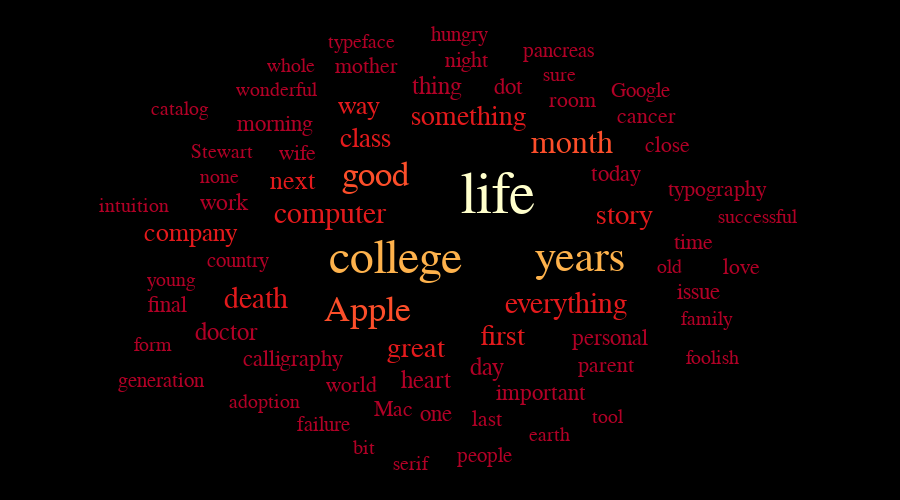

This figure's notebook cell:
### Markdown cell above
Create and plot wordmesh

### Code cell
wm = Wordmesh(text)
wm.plot()

### Figure 1 — Plotly figure (JSON) as saved in the notebook; plotly's stock layout.template omitted (floating-point values rounded to 4 significant figures)
{"data": [{"hoverinfo": "skip", "hovertext": null, "legendgroup": "default_legend", "marker": {"color": "white", "opacity": 0, "size": [43.42, 35.08, 32.22, 26.61, 25.99, 23.39, 22.42, 22.38, 21.98, 21.49, 21.49, 21.17, 20.42, 20.34, 20.13, 19.02, 19.02, 18.58, 18.42, 18.3, 18.03, 17.57, 16.87, 16.85, 16.76, 16.73, 16.73, 16.69, 16.69, 16.68, 16.62, 16.48, 16.42, 16.4, 16.34, 16.32, 16.26, 16.14, 16.11, 16.1, 16.09, 16.04, 15.84, 15.84, 15.77, 15.54, 15.43, 15.29, 15.18, 15.15, 15.08, 15.0, 14.98, 14.94, 14.93, 14.85, 14.72, 14.72, 14.7, 14.67, 14.66, 14.62, 14.58, 14.58, 14.58, 14.55, 14.52, 14.5, 14.5, 14.47], "symbol": "square"}, "mode": "markers+text", "name": "default_legend", "showlegend": false, "text": ["life", "college", "years", "Apple", "good", "month", "death", "everything", "computer", "great", "story", "first", "something", "class", "way", "company", "next", "day", "doctor", "thing", "heart", "work", "one", "dot", "calligraphy", "issue", "today", "personal", "morning", "final", "important", "world", "time", "Mac", "cancer", "room", "last", "typography", "wife", "parent", "love", "close", "night", "mother", "pancreas", "hungry", "country", "failure", "people", "generation", "Google", "typeface", "none", "Stewart", "form", "successful", "tool", "family", "old", "foolish", "whole", "earth", "sure", "catalog", "wonderful", "bit", "adoption", "intuition", "serif", "young"], "textfont": {"color": ["rgb(255,255,204)", "rgb(254,178,76)", "rgb(254,178,76)", "rgb(252,78,42)", "rgb(252,78,42)", "rgb(252,78,42)", "rgb(227,26,28)", "rgb(227,26,28)", "rgb(227,26,28)", "rgb(227,26,28)", "rgb(227,26,28)", "rgb(227,26,28)", "rgb(227,26,28)", "rgb(227,26,28)", "rgb(227,26,28)", "rgb(227,26,28)", "rgb(227,26,28)", "rgb(177,0,38)", "rgb(177,0,38)", "rgb(177,0,38)", "rgb(177,0,38)", "rgb(177,0,38)", "rgb(177,0,38)", "rgb(177,0,38)", "rgb(177,0,38)", "rgb(177,0,38)", "rgb(177,0,38)", "rgb(177,0,38)", "rgb(177,0,38)", "rgb(177,0,38)", "rgb(177,0,38)", "rgb(177,0,38)", "rgb(177,0,38)", "rgb(177,0,38)", "rgb(177,0,38)", "rgb(177,0,38)", "rgb(177,0,38)", "rgb(177,0,38)", "rgb(177,0,38)", "rgb(177,0,38)", "rgb(177,0,38)", "rgb(177,0,38)", "rgb(177,0,38)", "rgb(177,0,38)", "rgb(177,0,38)", "rgb(177,0,38)", "rgb(177,0,38)", "rgb(177,0,38)", "rgb(177,0,38)", "rgb(177,0,38)", "rgb(177,0,38)", "rgb(177,0,38)", "rgb(177,0,38)", "rgb(177,0,38)", "rgb(177,0,38)", "rgb(177,0,38)", "rgb(177,0,38)", "rgb(177,0,38)", "rgb(177,0,38)", "rgb(177,0,38)", "rgb(177,0,38)", "rgb(177,0,38)", "rgb(177,0,38)", "rgb(177,0,38)", "rgb(177,0,38)", "rgb(177,0,38)", "rgb(177,0,38)", "rgb(177,0,38)", "rgb(177,0,38)", "rgb(177,0,38)"], "family": "Courier New, monospace", "size": [59.06, 47.72, 43.83, 36.2, 35.36, 31.82, 30.49, 30.44, 29.91, 29.23, 29.23, 28.8, 27.78, 27.68, 27.39, 25.88, 25.87, 25.28, 25.06, 24.89, 24.53, 23.9, 22.95, 22.93, 22.8, 22.76, 22.76, 22.71, 22.71, 22.69, 22.61, 22.42, 22.34, 22.31, 22.23, 22.21, 22.13, 21.95, 21.91, 21.91, 21.88, 21.81, 21.55, 21.54, 21.46, 21.14, 20.99, 20.8, 20.66, 20.61, 20.51, 20.41, 20.37, 20.32, 20.31, 20.2, 20.03, 20.03, 20.0, 19.95, 19.95, 19.89, 19.84, 19.84, 19.84, 19.8, 19.75, 19.73, 19.72, 19.69]}, "textposition": "centre", "type": "scatter", "x": [35.61, -39.71, 95.26, -60.62, -55.09, 89.43, -142.9, 85.4, -87.98, -24.67, 127.9, 39.09, 13.36, -62.44, -66.7, -191.0, -116.1, 26.95, -164.2, -9.908, -17.46, -166.3, -9.947, 43.21, -115.4, 182.4, 121.8, 117.9, -128.8, -207.3, 66.56, -72.56, 179.3, -41.63, 144.8, 90.3, 27.29, 196.4, -112.3, 114.7, 214.5, 160.1, 11.8, -61.04, 80.28, 6.726, -155.6, -92.76, 25.2, -212.7, 140.2, -64.84, -169.4, -167.4, -218.2, 226.3, 116.1, 188.8, 161.1, 192.7, -116.6, 73.37, 80.69, -198.7, -127.5, -63.47, -136.0, -232.4, -28.35, -205.1], "y": [38.22, -8.429, -7.51, -45.41, 53.18, 77.38, -37.24, -40.37, 25.04, -73.43, 24.27, -64.58, 96.71, 80.46, 104.8, 11.56, 49.41, -87.43, -61.42, 119.0, -97.26, 33.57, -121.6, 119.0, -81.2, -32.07, 54.79, -65.65, 92.0, -41.51, -106.3, -100.2, 4.946, -118.3, 97.1, 109.1, -125.6, 43.49, 70.35, -85.62, -13.46, 76.05, 138.7, 134.0, 145.9, 157.6, -8.706, -129.3, -152.3, -96.76, 116.1, 152.5, 53.03, 71.04, -70.25, 23.67, -123.2, -51.14, -13.41, -79.98, 134.5, -136.7, 127.6, 102.7, 116.9, -146.2, -112.2, 31.76, -158.2, -22.81]}], "layout": {"height": 500, "hovermode": "closest", "margin": {"b": 0, "l": 0, "pad": 0, "r": 0, "t": 0}, "paper_bgcolor": "white", "plot_bgcolor": "black", "sliders": [{"steps": [{"args": [["default label"]], "label": "default label", "method": "animate"}]}], "title": null, "titlefont": {"color": "white", "size": 25}, "width": 900, "xaxis": {"autorange": false, "autotick": false, "dtick": 10, "range": [-330.8, 330.8], "visible": false}, "yaxis": {"autorange": false, "autotick": false, "dtick": 10, "range": [-183.8, 183.8], "visible": false}}}
